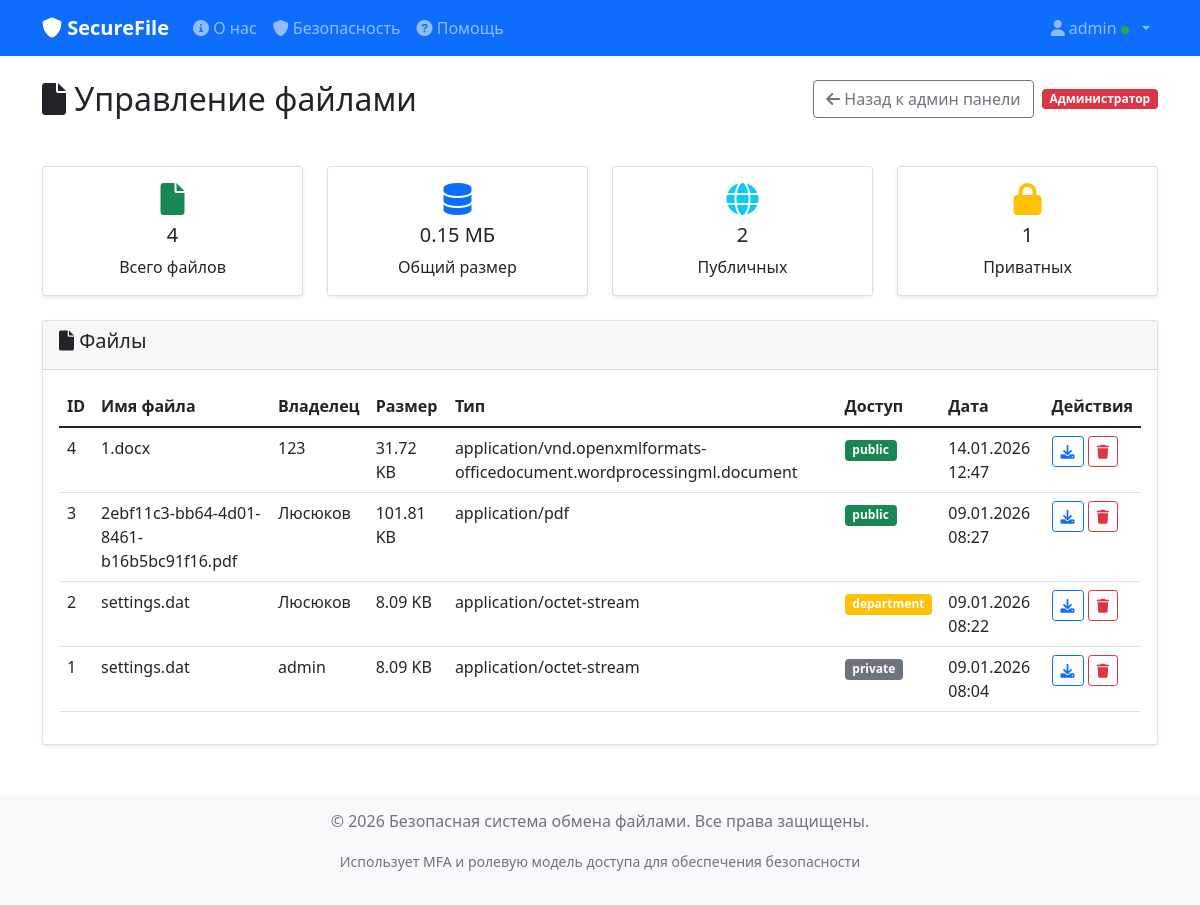
The app's page /admin/files (signed in) with its own data.
### app.py (models this page shows, shortened)
class User(UserMixin, db.Model):
    id = db.Column(db.Integer, primary_key=True)
    username = db.Column(db.String(80), unique=True, nullable=False)
    email = db.Column(db.String(120), unique=True, nullable=False)
    password_hash = db.Column(db.String(120), nullable=False)
    mfa_secret = db.Column(db.String(32), nullable=True)
    mfa_enabled = db.Column(db.Boolean, default=False)
    role_id = db.Column(db.Integer, db.ForeignKey('role.id'), nullable=False)
    department_id = db.Column(db.Integer, db.ForeignKey('department.id'), nullable=True)
    managed_department_id = db.Column(db.Integer, db.ForeignKey('department.id'), nullable=True)
    status = db.Column(db.String(20), default='pending')  # pending, active, rejected, blocked
    status_reason = db.Column(db.Text)
    is_enabled = db.Column(db.Boolean, default=True)
    created_at = db.Column(db.DateTime, default=moscow_now)
    last_login = db.Column(db.DateTime)
    force_mfa_override = db.Column(db.Boolean, nullable=True)  # None - inherit
    role = db.relationship('Role', backref='users')
    department = db.relationship('Department', foreign_keys=[department_id])
    managed_department = db.relationship('Department', foreign_keys=[managed_department_id])
    files = db.relationship('File', backref='owner', lazy=True)
    @property
    def is_active(self):
        return self.status == 'active' and self.is_enabled

class File(db.Model):
    id = db.Column(db.Integer, primary_key=True)
    filename = db.Column(db.String(255), nullable=False)
    original_filename = db.Column(db.String(255), nullable=False)
    file_path = db.Column(db.String(500), nullable=False)
    file_size = db.Column(db.Integer, nullable=False)
    mime_type = db.Column(db.String(100), nullable=False)
    encrypted = db.Column(db.Boolean, default=True)
    owner_id = db.Column(db.Integer, db.ForeignKey('user.id'), nullable=False)
    created_at = db.Column(db.DateTime, default=moscow_now)
    access_level = db.Column(db.String(20), default='private')  # private, department, public
    department_id = db.Column(db.Integer, db.ForeignKey('department.id'))
    vt_status = db.Column(db.String(20), default='unscanned')  # unscanned, pending, clean, malicious, failed, skipped
    vt_checked_at = db.Column(db.DateTime)
    vt_detection_count = db.Column(db.Integer, default=0)
    vt_permalink = db.Column(db.String(500))
    encryption_key_id = db.Column(db.Integer, db.ForeignKey('encryption_key.id'))
    shared_with = db.relationship('FileAccess', backref='file', lazy=True)
    department = db.relationship('Department', foreign_keys=[department_id])
    encryption_key = db.relationship('EncryptionKey', foreign_keys=[encryption_key_id])

### app.py (the view)
@app.route('/admin/files')
@login_required
@role_required('admin_access')
def admin_files():
    try:
        files = File.query.order_by(File.created_at.desc()).all()
        total_size = sum(file.file_size or 0 for file in files)
        total_size_mb = total_size / (1024 * 1024) if total_size > 0 else 0
        public_count = sum(1 for file in files if file.access_level == 'public')
        private_count = sum(1 for file in files if file.access_level == 'private')
        department_count = sum(1 for file in files if file.access_level == 'department')
        stats = {
            'total': len(files),
            'public': public_count,
            'private': private_count,
            'department': department_count
        }
        storage_stats = {
            'total_files': len(files),
            'total_size': total_size,
            'total_size_mb': round(total_size_mb, 2),
        }
        return render_template('admin_files.html', files=files, storage_stats=storage_stats, stats=stats)
    except Exception as e:
        print(f"Ошибка при загрузке страницы файлов: {e}")
        import traceback
        traceback.print_exc()
        flash(f'Ошибка при загрузке файлов: {str(e)}', 'error')
        return render_template('admin_files.html', files=[], storage_stats={'total_files': 0, 'total_size_mb': 0}, stats={'total': 0, 'public': 0, 'private': 0, 'department': 0})

### app.py (called while the page is built, shortened)
@app.before_request
def update_session():
    if request.endpoint in ('static', 'login', 'register', 'index', 'about', 'help'):
        return None
    if current_user.is_authenticated:
        session_id = flask_session.get('session_id')

@login_manager.user_loader
def load_user(user_id):
    return User.query.get(int(user_id))

def role_required(permission):
    def decorator(f):
        @wraps(f)
        def decorated_function(*args, **kwargs):
            if not current_user.is_authenticated:
                return redirect(url_for('login'))
            if not current_user.role.has_permission(permission):
                flash('У вас нет прав для выполнения этого действия', 'error')
                return redirect(url_for('dashboard'))
            return f(*args, **kwargs)
        return decorated_function
    return decorator

    def has_permission(self, permission):
        import json
        perms = json.loads(self.permissions or '[]')
        return permission in perms

### templates/admin_files.html (shortened to what this page needs)
{% extends "base.html" %}
{% block content %}
<div class="row mb-4">
    <div class="col-12">
        <div class="d-flex justify-content-between align-items-center mb-4 flex-wrap gap-2">
            <h2 class="mb-0"><i class="fas fa-file"></i> Управление файлами</h2>
            <div class="d-flex align-items-center gap-2">
                <a href="{{ url_for('admin_panel') }}" class="btn btn-outline-secondary">
                    <i class="fas fa-arrow-left"></i> Назад к админ панели
                </a>
                <span class="badge bg-danger">Администратор</span>
            </div>
        </div>
    </div>
</div>
<div class="row mb-4">
    <div class="col-md-3">
        <div class="card text-center">
            <div class="card-body">
                <i class="fas fa-file fa-2x text-success mb-2"></i>
                <h5 class="card-title">{{ stats.total }}</h5>
                <p class="card-text">Всего файлов</p>
            </div>
        </div>
    </div>
    <div class="col-md-3">
        <div class="card text-center">
            <div class="card-body">
                <i class="fas fa-database fa-2x text-primary mb-2"></i>
                <h5 class="card-title">{{ storage_stats.total_size_mb }} МБ</h5>
                <p class="card-text">Общий размер</p>
            </div>
        </div>
    </div>
    <div class="col-md-3">
        <div class="card text-center">
            <div class="card-body">
                <i class="fas fa-globe fa-2x text-info mb-2"></i>
                <h5 class="card-title">{{ stats.public }}</h5>
                <p class="card-text">Публичных</p>
            </div>
        </div>
    </div>
    <div class="col-md-3">
        <div class="card text-center">
            <div class="card-body">
                <i class="fas fa-lock fa-2x text-warning mb-2"></i>
                <h5 class="card-title">{{ stats.private }}</h5>
                <p class="card-text">Приватных</p>
            </div>
        </div>
    </div>
</div>
<div class="row">
    <div class="col-12">
        <div class="card">
            <div class="card-header">
                <h5><i class="fas fa-file"></i> Файлы</h5>
            </div>
            <div class="card-body">
                <div class="table-responsive">
                    <table class="table table-hover">
                        <thead>
                            <tr>
                                <th>ID</th>
                                <th>Имя файла</th>
                                <th>Владелец</th>
                                <th>Размер</th>
                                <th>Тип</th>
                                <th>Доступ</th>
                                <th>Дата</th>
                                <th>Действия</th>
                            </tr>
                        </thead>
                        <tbody>
                            {% for file in files %}
                            <tr>
                                <td>{{ file.id }}</td>
                                <td>{{ file.original_filename or '-' }}</td>
                                <td>{{ file.owner.username if file.owner else 'Удален' }}</td>
                                <td>{{ "%.2f"|format((file.file_size or 0) / 1024) }} KB</td>
                                <td>{{ file.mime_type or '-' }}</td>
                                <td>
                                    <span class="badge bg-{{ 'success' if file.access_level == 'public' else 'warning' if file.access_level == 'department' else 'secondary' }}">
                                        {{ file.access_level or 'private' }}
                                    </span>
                                </td>
                                <td>{{ file.created_at.strftime('%d.%m.%Y %H:%M') if file.created_at else '-' }}</td>
                                <td>
                                    <a href="{{ url_for('download_file', file_id=file.id) }}" class="btn btn-sm btn-outline-primary" title="Скачать">
                                        <i class="fas fa-download"></i>
                                    </a>
                                    <form method="POST" action="{{ url_for('admin_delete_file', file_id=file.id) }}" class="d-inline" onsubmit="return confirm('Удалить файл {{ file.original_filename or file.id }}?');">
                                        <button type="submit" class="btn btn-sm btn-outline-danger" title="Удалить">
                                            <i class="fas fa-trash"></i>
                                        </button>
                                    </form>
                                </td>
                            </tr>
                            {% endfor %}
                        </tbody>
                    </table>
                </div>
            </div>
        </div>
    </div>
</div>
{% endblock %}

### templates/base.html (shortened to what this page needs)
<!DOCTYPE html>
<html lang="ru">
<head>
    <link href="https://cdn.jsdelivr.net/npm/bootstrap@5.1.3/dist/css/bootstrap.min.css" rel="stylesheet">
    <link href="https://cdnjs.cloudflare.com/ajax/libs/font-awesome/6.0.0/css/all.min.css" rel="stylesheet">
</head>
<body>
    <nav class="navbar navbar-expand-lg navbar-dark bg-primary">
        <div class="container">
            <a class="navbar-brand" href="{{ url_for('index') }}">
                <i class="fas fa-shield-alt"></i> SecureFile
            </a>
            {% if current_user.is_authenticated %}
            <div class="collapse navbar-collapse" id="navbarNav">
                <ul class="navbar-nav me-auto">
                    <li class="nav-item">
                        <a class="nav-link" href="{{ url_for('about') }}">
                            <i class="fas fa-info-circle"></i> О нас
                        </a>
                    </li>
                    <li class="nav-item">
                        <a class="nav-link" href="{{ url_for('security') }}">
                            <i class="fas fa-shield-alt"></i> Безопасность
                        </a>
                    </li>
                    <li class="nav-item">
                        <a class="nav-link" href="{{ url_for('help') }}">
                            <i class="fas fa-question-circle"></i> Помощь
                        </a>
                    </li>
                </ul>
                <ul class="navbar-nav">
                    <li class="nav-item dropdown">
                        <a class="nav-link dropdown-toggle" href="#" id="navbarDropdown" role="button" data-bs-toggle="dropdown">
                            <i class="fas fa-user"></i> {{ current_user.username }}
                            <span class="mfa-status {% if current_user.mfa_enabled %}mfa-enabled{% else %}mfa-disabled{% endif %}"></span>
                        </a>
                    </li>
                </ul>
            </div>
            {% endif %}
        </div>
    </nav>
    <div class="container mt-4">
        {% block content %}{% endblock %}
    </div>
    <footer class="bg-light text-center text-muted py-3 mt-5">
        <div class="container">
            <p>&copy; 2026 Безопасная система обмена файлами. Все права защищены.</p>
            <p><small>Использует MFA и ролевую модель доступа для обеспечения безопасности</small></p>
        </div>
    </footer>
</body>
</html>

### templates/base.html (style rules this page uses)
.navbar-brand { font-weight: bold; }
.card { box-shadow: 0 0.125rem 0.25rem rgba(0, 0, 0, 0.075); border: 1px solid rgba(0, 0, 0, 0.125); }
.mfa-status { display: inline-block; width: 8px; height: 8px; border-radius: 50%; margin-right: 5px; }
.mfa-enabled { background-color: #28a745; }

### records on screen
User: username "admin"
File: id "4", original_filename "1.docx", owner "123", (file.file_sizeor0)/1024 "31.72", mime_type "application/vnd.openxmlformats-officedocument.wordprocessingml.document", access_level "public", created_at "14.01.2026 12:47"
File: id "3", original_filename "2ebf11c3-bb64-4d01-8461-b16b5bc91f16.pdf", owner "Люсюков", (file.file_sizeor0)/1024 "101.81", mime_type "application/pdf", access_level "public", created_at "09.01.2026 08:27"
File: id "2", original_filename "settings.dat", owner "Люсюков", (file.file_sizeor0)/1024 "8.09", mime_type "application/octet-stream", access_level "department", created_at "09.01.2026 08:22"
File: id "1", original_filename "settings.dat", owner "admin", (file.file_sizeor0)/1024 "8.09", mime_type "application/octet-stream", access_level "private", created_at "09.01.2026 08:04"

### other values on screen
{{ stats.total }} "4"
{{ storage_stats.total_size_mb }} "0.15"
{{ stats.public }} "2"
{{ stats.private }} "1"
